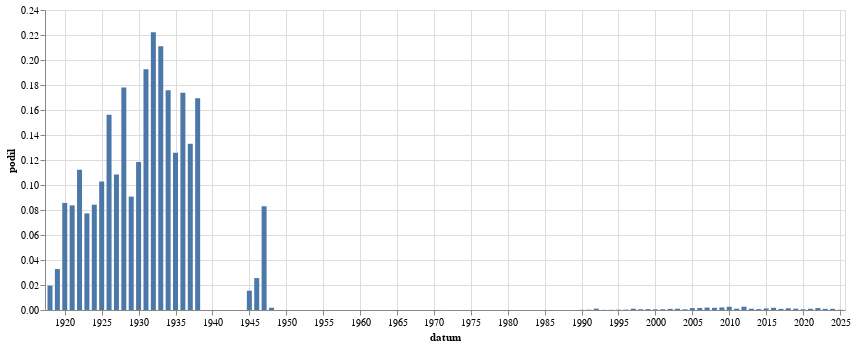

The notebook cell saved with this chart:
### Code cell
alt.Chart(
    zavorka("výkřiky").to_pandas(),
    width = 800
).mark_bar(
).encode(
    alt.X('datum:T'),
    alt.Y('podil:Q')
)

### Figure 1 — Vega-Lite specification as saved in the notebook (floating-point values rounded to 4 significant figures)
{"config": {"view": {"continuousWidth": 300, "continuousHeight": 300}}, "data": {"name": "data-ffee2447d8fa43ffa2a79262eccdd7a1"}, "mark": {"type": "bar"}, "encoding": {"x": {"field": "datum", "type": "temporal"}, "y": {"field": "podil", "type": "quantitative"}}, "width": 800, "$schema": "https://vega.github.io/schema/vega-lite/v5.8.0.json", "datasets": {"data-ffee2447d8fa43ffa2a79262eccdd7a1": [{"datum": "1918-01-01T00:00:00", "text": 12, "text_right": 614, "podil": 0.01954, "co": "výkřiky"}, {"datum": "1919-01-01T00:00:00", "text": 114, "text_right": 3480, "podil": 0.03276, "co": "výkřiky"}, {"datum": "1920-01-01T00:00:00", "text": 412, "text_right": 4810, "podil": 0.08565, "co": "výkřiky"}, {"datum": "1921-01-01T00:00:00", "text": 554, "text_right": 6618, "podil": 0.08371, "co": "výkřiky"}, {"datum": "1922-01-01T00:00:00", "text": 706, "text_right": 6295, "podil": 0.1122, "co": "výkřiky"}, {"datum": "1923-01-01T00:00:00", "text": 352, "text_right": 4555, "podil": 0.07728, "co": "výkřiky"}, {"datum": "1924-01-01T00:00:00", "text": 425, "text_right": 5045, "podil": 0.08424, "co": "výkřiky"}, {"datum": "1925-01-01T00:00:00", "text": 404, "text_right": 3927, "podil": 0.1029, "co": "výkřiky"}, {"datum": "1926-01-01T00:00:00", "text": 921, "text_right": 5898, "podil": 0.1562, "co": "výkřiky"}, {"datum": "1927-01-01T00:00:00", "text": 583, "text_right": 5376, "podil": 0.1084, "co": "výkřiky"}, {"datum": "1928-01-01T00:00:00", "text": 899, "text_right": 5048, "podil": 0.1781, "co": "výkřiky"}, {"datum": "1929-01-01T00:00:00", "text": 290, "text_right": 3196, "podil": 0.09074, "co": "výkřiky"}, {"datum": "1930-01-01T00:00:00", "text": 750, "text_right": 6332, "podil": 0.1184, "co": "výkřiky"}, {"datum": "1931-01-01T00:00:00", "text": 941, "text_right": 4887, "podil": 0.1926, "co": "výkřiky"}, {"datum": "1932-01-01T00:00:00", "text": 658, "text_right": 2960, "podil": 0.2223, "co": "výkřiky"}, {"datum": "1933-01-01T00:00:00", "text": 681, "text_right": 3226, "podil": 0.2111, "co": "výkřiky"}, {"datum": "1934-01-01T00:00:00", "text": 455, "text_right": 2587, "podil": 0.1759, "co": "výkřiky"}, {"datum": "1935-01-01T00:00:00", "text": 303, "text_right": 2409, "podil": 0.1258, "co": "výkřiky"}, {"datum": "1936-01-01T00:00:00", "text": 498, "text_right": 2866, "podil": 0.1738, "co": "výkřiky"}, {"datum": "1937-01-01T00:00:00", "text": 353, "text_right": 2653, "podil": 0.1331, "co": "výkřiky"}, {"datum": "1938-01-01T00:00:00", "text": 233, "text_right": 1376, "podil": 0.1693, "co": "výkřiky"}, {"datum": "1945-01-01T00:00:00", "text": 10, "text_right": 648, "podil": 0.01543, "co": "výkřiky"}, {"datum": "1946-01-01T00:00:00", "text": 61, "text_right": 2390, "podil": 0.02552, "co": "výkřiky"}, {"datum": "1947-01-01T00:00:00", "text": 172, "text_right": 2073, "podil": 0.08297, "co": "výkřiky"}, {"datum": "1948-01-01T00:00:00", "text": 4, "text_right": 2209, "podil": 0.001811, "co": "výkřiky"}, {"datum": "1990-01-01T00:00:00", "text": 2, "text_right": 15700, "podil": 0.0001274, "co": "výkřiky"}, {"datum": "1991-01-01T00:00:00", "text": 7, "text_right": 31037, "podil": 0.0002255, "co": "výkřiky"}, {"datum": "1992-01-01T00:00:00", "text": 27, "text_right": 24859, "podil": 0.001086, "co": "výkřiky"}, {"datum": "1993-01-01T00:00:00", "text": 1, "text_right": 8681, "podil": 0.0001152, "co": "výkřiky"}, {"datum": "1994-01-01T00:00:00", "text": 1, "text_right": 7203, "podil": 0.0001388, "co": "výkřiky"}, {"datum": "1995-01-01T00:00:00", "text": 2, "text_right": 8693, "podil": 0.0002301, "co": "výkřiky"}, {"datum": "1996-01-01T00:00:00", "text": 3, "text_right": 9139, "podil": 0.0003283, "co": "výkřiky"}, {"datum": "1997-01-01T00:00:00", "text": 17, "text_right": 15895, "podil": 0.00107, "co": "výkřiky"}, {"datum": "1998-01-01T00:00:00", "text": 7, "text_right": 11412, "podil": 0.0006134, "co": "výkřiky"}, {"datum": "1999-01-01T00:00:00", "text": 13, "text_right": 19539, "podil": 0.0006653, "co": "výkřiky"}, {"datum": "2000-01-01T00:00:00", "text": 12, "text_right": 22571, "podil": 0.0005317, "co": "výkřiky"}, {"datum": "2001-01-01T00:00:00", "text": 12, "text_right": 19293, "podil": 0.000622, "co": "výkřiky"}, {"datum": "2002-01-01T00:00:00", "text": 14, "text_right": 15462, "podil": 0.0009054, "co": "výkřiky"}, {"datum": "2003-01-01T00:00:00", "text": 21, "text_right": 20798, "podil": 0.00101, "co": "výkřiky"}, {"datum": "2004-01-01T00:00:00", "text": 11, "text_right": 19396, "podil": 0.0005671, "co": "výkřiky"}, {"datum": "2005-01-01T00:00:00", "text": 39, "text_right": 25267, "podil": 0.001544, "co": "výkřiky"}, {"datum": "2006-01-01T00:00:00", "text": 29, "text_right": 17775, "podil": 0.001632, "co": "výkřiky"}, {"datum": "2007-01-01T00:00:00", "text": 29, "text_right": 15144, "podil": 0.001915, "co": "výkřiky"}, {"datum": "2008-01-01T00:00:00", "text": 29, "text_right": 16619, "podil": 0.001745, "co": "výkřiky"}, {"datum": "2009-01-01T00:00:00", "text": 40, "text_right": 19673, "podil": 0.002033, "co": "výkřiky"}, {"datum": "2010-01-01T00:00:00", "text": 33, "text_right": 12869, "podil": 0.002564, "co": "výkřiky"}, {"datum": "2011-01-01T00:00:00", "text": 19, "text_right": 17780, "podil": 0.001069, "co": "výkřiky"}, {"datum": "2012-01-01T00:00:00", "text": 39, "text_right": 14730, "podil": 0.002648, "co": "výkřiky"}, {"datum": "2013-01-01T00:00:00", "text": 10, "text_right": 9852, "podil": 0.001015, "co": "výkřiky"}, {"datum": "2014-01-01T00:00:00", "text": 15, "text_right": 20781, "podil": 0.0007218, "co": "výkřiky"}, {"datum": "2015-01-01T00:00:00", "text": 26, "text_right": 21227, "podil": 0.001225, "co": "výkřiky"}, {"datum": "2016-01-01T00:00:00", "text": 39, "text_right": 22256, "podil": 0.001752, "co": "výkřiky"}, {"datum": "2017-01-01T00:00:00", "text": 16, "text_right": 17809, "podil": 0.0008984, "co": "výkřiky"}, {"datum": "2018-01-01T00:00:00", "text": 28, "text_right": 20580, "podil": 0.001361, "co": "výkřiky"}, {"datum": "2019-01-01T00:00:00", "text": 26, "text_right": 24751, "podil": 0.00105, "co": "výkřiky"}, {"datum": "2020-01-01T00:00:00", "text": 13, "text_right": 23571, "podil": 0.0005515, "co": "výkřiky"}, {"datum": "2021-01-01T00:00:00", "text": 20, "text_right": 20176, "podil": 0.0009913, "co": "výkřiky"}, {"datum": "2022-01-01T00:00:00", "text": 32, "text_right": 20822, "podil": 0.001537, "co": "výkřiky"}, {"datum": "2023-01-01T00:00:00", "text": 22, "text_right": 24964, "podil": 0.0008813, "co": "výkřiky"}, {"datum": "2024-01-01T00:00:00", "text": 23, "text_right": 24176, "podil": 0.0009514, "co": "výkřiky"}, {"datum": "2025-01-01T00:00:00", "text": 2, "text_right": 10488, "podil": 0.0001907, "co": "výkřiky"}]}}
